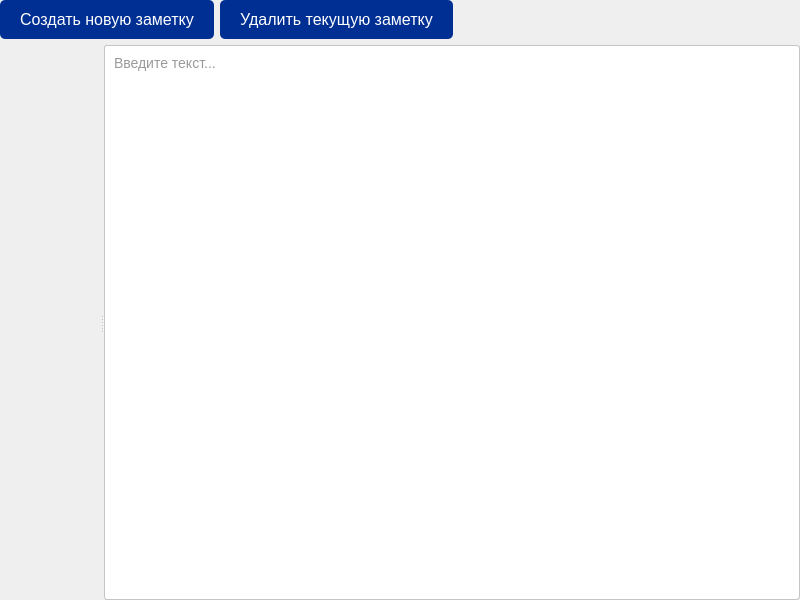
<?xml version="1.0" encoding="UTF-8"?>
<ui version="4.0">
 <class>MainWindow</class>
 <widget class="QMainWindow" name="MainWindow">
  <property name="geometry">
   <rect>
    <x>0</x>
    <y>0</y>
    <width>800</width>
    <height>600</height>
   </rect>
  </property>
  <property name="windowTitle">
   <string>MainWindow</string>
  </property>
  <widget class="QWidget" name="centralwidget">
   <property name="styleSheet">
    <string notr="true">* {
	font-family: Arial, Helvetica, sans-serif;
}

QTextEdit {
    background-color: white;
    color: darkblue;
    font-size: 16px;
    border: 2px solid darkblue;
    border-radius: 5px;
}

QPushButton {
    background-color: #002f93;
    color: white;
    font-size: 16px;
    border: none;
    border-radius: 5px;
    padding: 10px 20px;
}

QPushButton:hover {
    background-color: #124ea7;
}</string>
   </property>
   <layout class="QVBoxLayout" name="verticalLayout" stretch="0,1">
    <property name="leftMargin">
     <number>0</number>
    </property>
    <property name="topMargin">
     <number>0</number>
    </property>
    <property name="rightMargin">
     <number>0</number>
    </property>
    <property name="bottomMargin">
     <number>0</number>
    </property>
    <item>
     <layout class="QHBoxLayout" name="horizontalLayout">
      <item>
       <widget class="QPushButton" name="newNoteBtn">
        <property name="focusPolicy">
         <enum>Qt::NoFocus</enum>
        </property>
        <property name="text">
         <string>Создать новую заметку</string>
        </property>
       </widget>
      </item>
      <item>
       <widget class="QPushButton" name="removeNoteBtn">
        <property name="focusPolicy">
         <enum>Qt::NoFocus</enum>
        </property>
        <property name="styleSheet">
         <string notr="true"/>
        </property>
        <property name="text">
         <string>Удалить текущую заметку</string>
        </property>
       </widget>
      </item>
      <item>
       <spacer name="horizontalSpacer">
        <property name="orientation">
         <enum>Qt::Horizontal</enum>
        </property>
        <property name="sizeHint" stdset="0">
         <size>
          <width>40</width>
          <height>20</height>
         </size>
        </property>
       </spacer>
      </item>
     </layout>
    </item>
    <item>
     <widget class="QSplitter" name="splitter">
      <property name="frameShadow">
       <enum>QFrame::Raised</enum>
      </property>
      <property name="orientation">
       <enum>Qt::Horizontal</enum>
      </property>
      <property name="childrenCollapsible">
       <bool>false</bool>
      </property>
      <widget class="NoteListWidget" name="noteListWidget" native="true"/>
      <widget class="QTextEdit" name="textEdit">
       <property name="sizePolicy">
        <sizepolicy hsizetype="Expanding" vsizetype="Expanding">
         <horstretch>1</horstretch>
         <verstretch>0</verstretch>
        </sizepolicy>
       </property>
       <property name="styleSheet">
        <string notr="true">QTextEdit {
    background-color: #FFFFFF;
    border: 1px solid #C4C4C4;
    color: #333333;
    font-family: Arial, sans-serif;
    font-size: 14px;
    padding: 5px;
    border-radius: 3px;
} 

QTextEdit:focus {
    outline: none;
    border-color: #0078D7;
} 

QTextEdit::placeholder {
    color: #A9A9A9;
} 

QScrollBar:vertical {
    width: 8px;
    background-color: #F2F2F2;
} 

QScrollBar::handle:vertical {
    background-color: #C4C4C4;
    border-radius: 4px;
} 

QScrollBar::add-line:vertical,
QScrollBar::sub-line:vertical {
    height: 0px;
} 

QScrollBar::add-page:vertical,
QScrollBar::sub-page:vertical {
    background-color: #F2F2F2;
} 

QScrollBar::add-line:vertical:hover,
QScrollBar::sub-line:vertical:hover,
QScrollBar::add-page:vertical:hover,
QScrollBar::sub-page:vertical:hover {
    background-color: #D9D9D9;
} 

QScrollBar::handle:hover {
    background-color: #A6A6A6;
} 

QTextEdit::hover {
    border-color: #A6A6A6;
}</string>
       </property>
       <property name="frameShape">
        <enum>QFrame::NoFrame</enum>
       </property>
       <property name="placeholderText">
        <string>Введите текст...</string>
       </property>
      </widget>
     </widget>
    </item>
   </layout>
  </widget>
  <widget class="QMenuBar" name="menubar">
   <property name="geometry">
    <rect>
     <x>0</x>
     <y>0</y>
     <width>800</width>
     <height>25</height>
    </rect>
   </property>
  </widget>
 </widget>
 <customwidgets>
  <customwidget>
   <class>NoteListWidget</class>
   <extends>QWidget</extends>
   <header>notelistwidget.h</header>
   <container>1</container>
  </customwidget>
 </customwidgets>
 <resources/>
 <connections/>
</ui>
